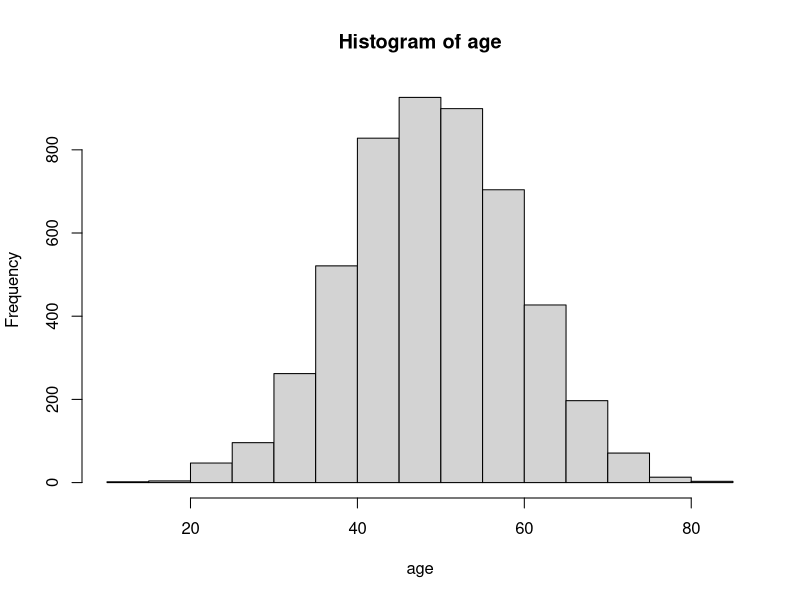
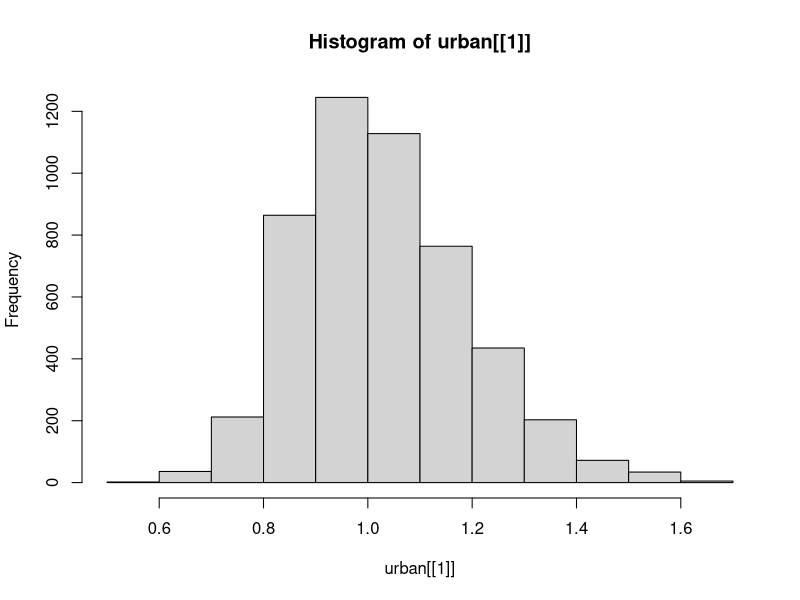
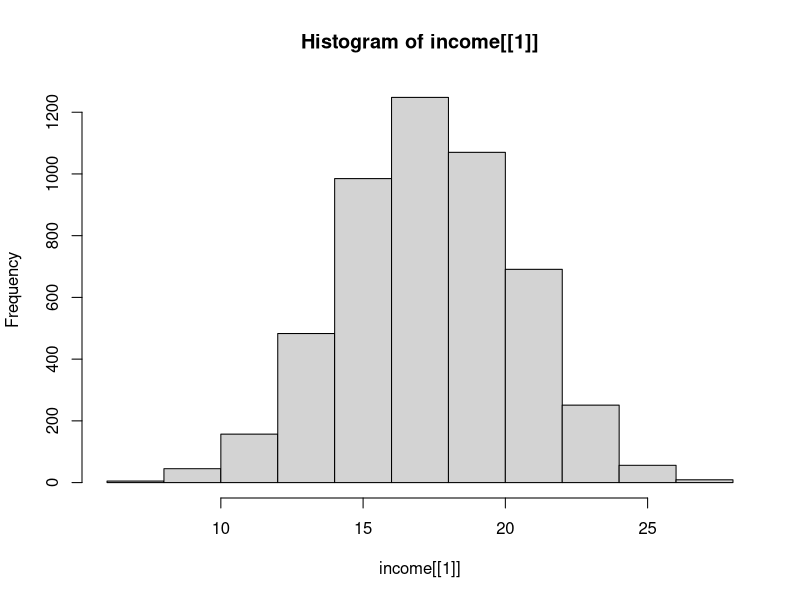
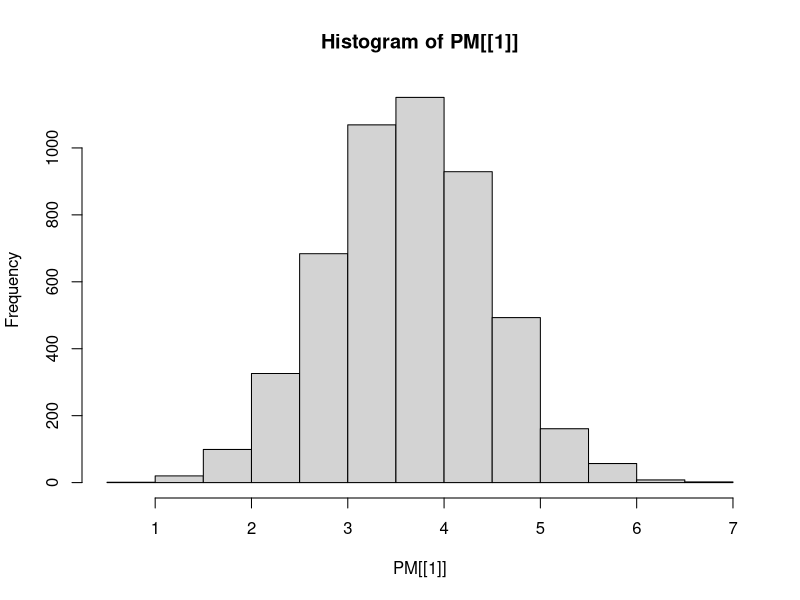
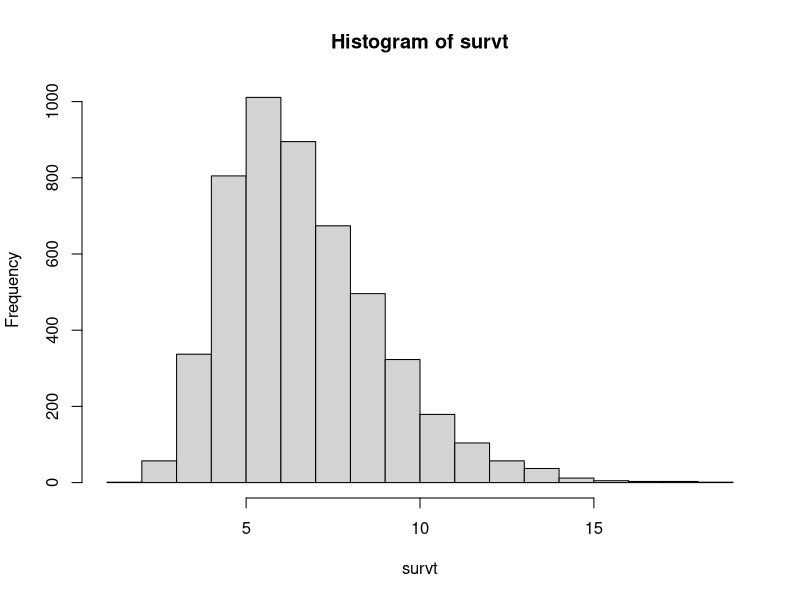
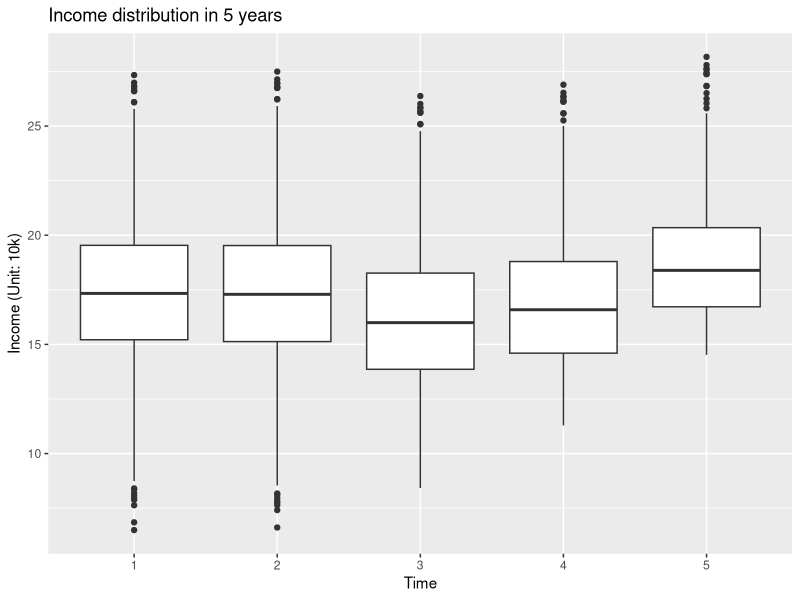
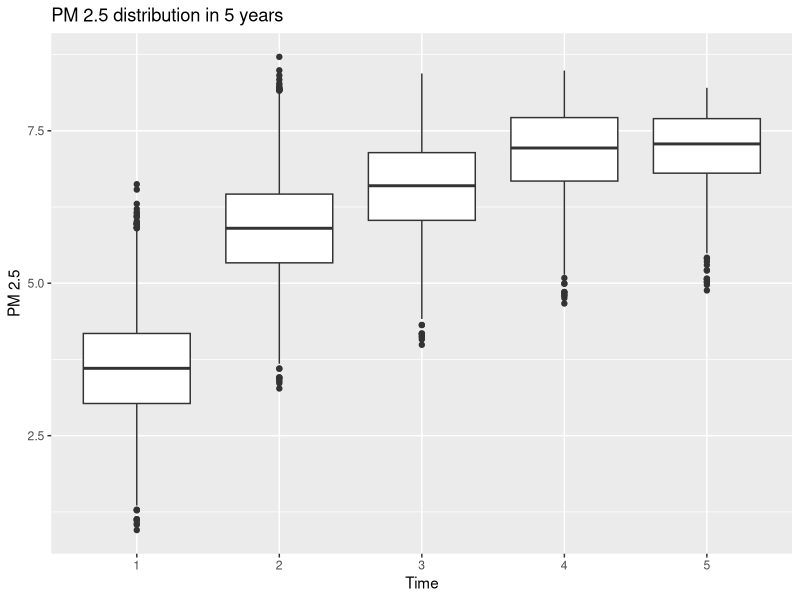

Here is the R script that generated these plots, in order: (Note: this script raises an error after producing the figures.)

################################################################################
## Created on: Feb. 27, 2022
## Author: Yi Li
################################################################################

library(locfit)
seed <- 3104
set.seed(seed)
N <- 5000

id <- c(1:N)
# Treatment: time-fixed
minority <- rbinom(N, 1, 0.1)

# Time-fixed baseline covariates
age <- floor(rnorm(N, 50, 10))
hist(age)
sex <- rbinom(N, 1, 0.5)
educ <- rbinom(N, 1, 0.7) # < high school = 0, >= high school = 1
BMI <- rnorm(N, 23, 2)

set.seed(3104)
# Time-varying covariate: unit = 10k
urban <- list()
urban[[1]] <- 0.3*minority + 0.01*age - 0.2*educ + rnorm(1, 0, 1)
hist(urban[[1]])


# Time-varying exposure: unit = 10k
income <- list()
income[[1]] <- 2 + 0.3*minority + 0.3*age + 0.1*sex + 0.05*BMI + 0.6*educ + 0.3*urban[[1]] + rnorm(1, 0, 1)
hist(income[[1]])

# Mediator: time-varying. mean ~ 8
PM <- list()
PM[[1]] <- 8 + 0.3*minority - 0.05*age + 0.1*educ - 0.1*income[[1]] - 0.2*urban[[1]] + rnorm(1, 0, 0.1)
hist(PM[[1]])
mean(PM[[1]])





# Generate subsequent PM and income
# assume T time points
T <- 5
for(i in 2:T){
  urban[[i]] <- 0.3*minority + 0.01*age - 0.2*educ + 0.2*urban[[i-1]]
  income[[i]] <- -0.1 + 1*income[[i-1]] - 0.1*PM[[i-1]] - 0.2*urban[[i]] + rnorm(1, 0, 2)
  PM[[i]] <- 5 - 0.1*income[[i]] + 0.6*PM[[i-1]] + rnorm(1, 0, 1)
}

urban_df <- do.call(cbind.data.frame, urban)
income_df <- do.call(cbind.data.frame, income)
PM_df <- do.call(cbind.data.frame, PM)

for(i in 1:T){
  colnames(urban_df)[i] <- paste0("urban_", i)
  colnames(income_df)[i] <- paste0("income_", i)
  colnames(PM_df)[i] <- paste0("PM_", i)
}

apply(urban_df, 2, range)
apply(income_df, 2, range)
apply(PM_df, 2, range)









# Generate survival time
set.seed(3104)
survt <- exp(2 - 0.4*rowMeans(PM_df, na.rm = T) + rnorm(1, 2, 0.5))
# survt <- exp(0 + 0.3*sqrt(rowMeans(income_df, na.rm = T)) 
             # - 0.3*rowMeans(PM_df, na.rm = T) + rnorm(1, 2, 0.5))
hist(survt)
range(survt)

# Event
cvd <- ifelse(survt < T, 1, 0)
mean(cvd)
# 0.24

# censor obs beyond survt
urban_df_copy <- urban_df
PM_df_copy <- PM_df
income_df_copy <- income_df


for(i in 1:N){
  for(j in 1:T){
    if(j >= ceiling(survt[i])){
      urban_df_copy[i, j:T] <- NA
      PM_df_copy[i, j:T] <- NA
      income_df_copy[i, j:T] <- NA
    }
  }
}

id <- 1:N

dat1 <- cbind.data.frame(id, 
                        minority, # treatment
                        cvd,
                        sex, age, educ, BMI, # time-fixed covariates
                        urban_df_copy, # time-varying covariayes
                        income_df_copy, # time-varying exposure
                        PM_df_copy, # time-varying mediator
                        survt # survival time
)

# censor at time point T
dat1$end <- ifelse(dat1$survt <= T, survt, T)
dat1$end.int <- floor(dat1$end)




# ============== Distribution plots ============== #
library(ggplot2)
# income vs. time
library(reshape)
pdf("prelim/PM_income.pdf", width = 5, height = 4)
dat1_in <- dat1[, 13:17]
dat1_in$id <- 1:N
dat1_in_melt <- melt(dat1_in, id.vars = "id", 
                     measure.vars = colnames(dat1_in)[1:T])

ggplot(data = dat1_in_melt, aes(x = variable, y = value)) +
  geom_boxplot() +
  scale_x_discrete(breaks = colnames(dat1_in)[1:T],
                   labels = 1:T) +
  xlab("Time") +
  ylab("Income (Unit: 10k)") +
  ggtitle("Income distribution in 5 years")



dat1_PM <- dat1[, 18:22]
dat1_PM$id <- 1:N
dat1_PM_melt <- melt(dat1_PM, id.vars = "id", 
                     measure.vars = colnames(dat1_PM)[1:T])

ggplot(data = dat1_PM_melt, aes(x = variable, y = value)) +
  geom_boxplot() +
  scale_x_discrete(breaks = colnames(dat1_PM)[1:T],
                   labels = 1:T) +
  xlab("Time") +
  ylab("PM 2.5") +
  ggtitle("PM 2.5 distribution in 5 years")
dev.off()



dat <- dat1

# ============== Crude analyses ============== #
### 1. Kaplan-Meier curve
library(survival)
survival <- Surv(dat$end, dat$cvd) # 0: censored
survival
# + sign = censored individual
survival1 <- survfit(survival ~ 1, data = dat)
survival1

library(survminer)
surv_treat <- survfit(survival ~ as.factor(minority), data = dat) 
ggsurvplot(surv_treat, 
           data = dat,
           # conf.int = TRUE,
           xlim = c(1, 5),
           break.time.by = 1,
           xlab = "Time") +
  ggtitle("Crude Kaplan-Meier survival estimates") 
ggsave("prelim/KM.pdf", height = 5, width = 5)
